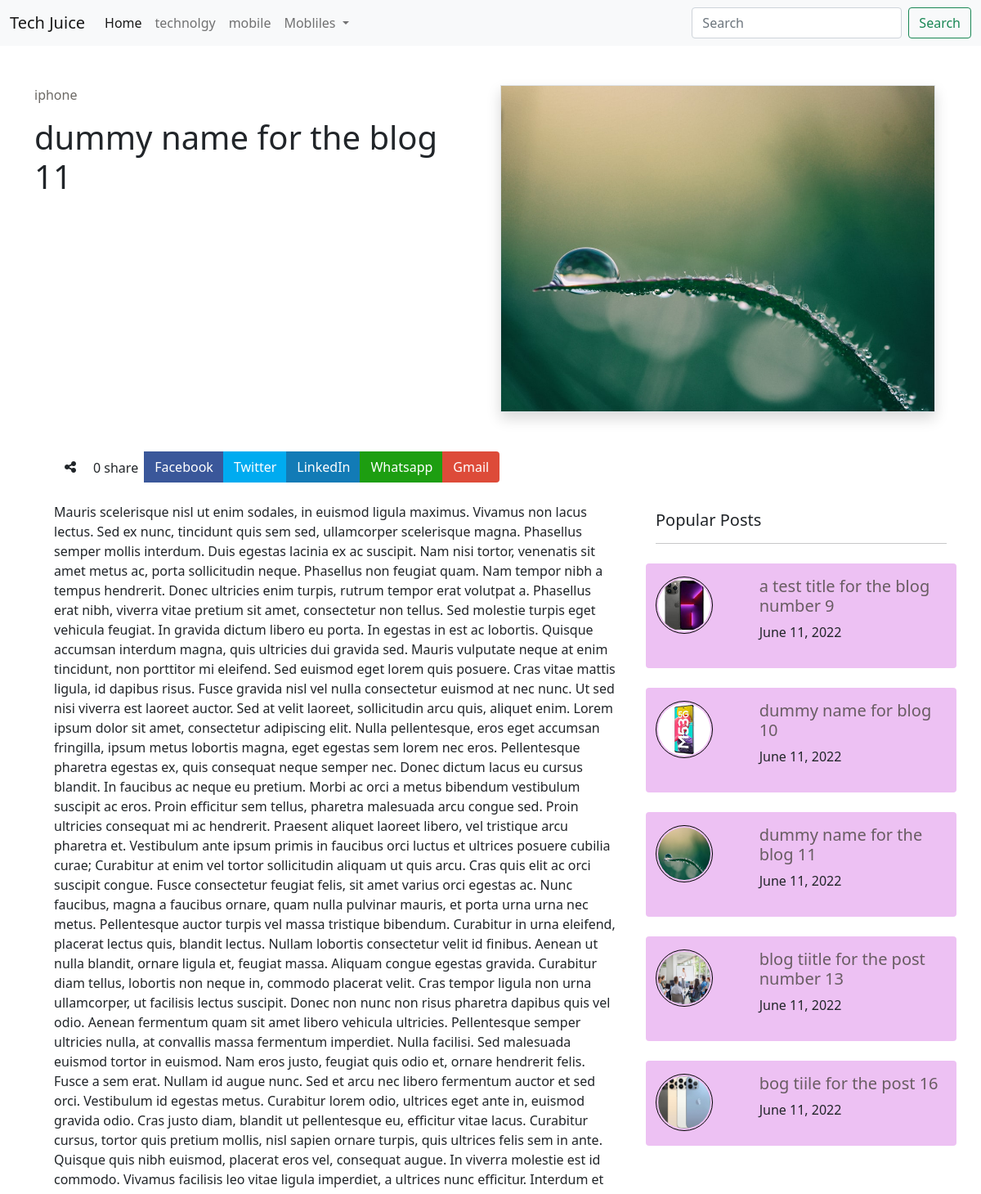
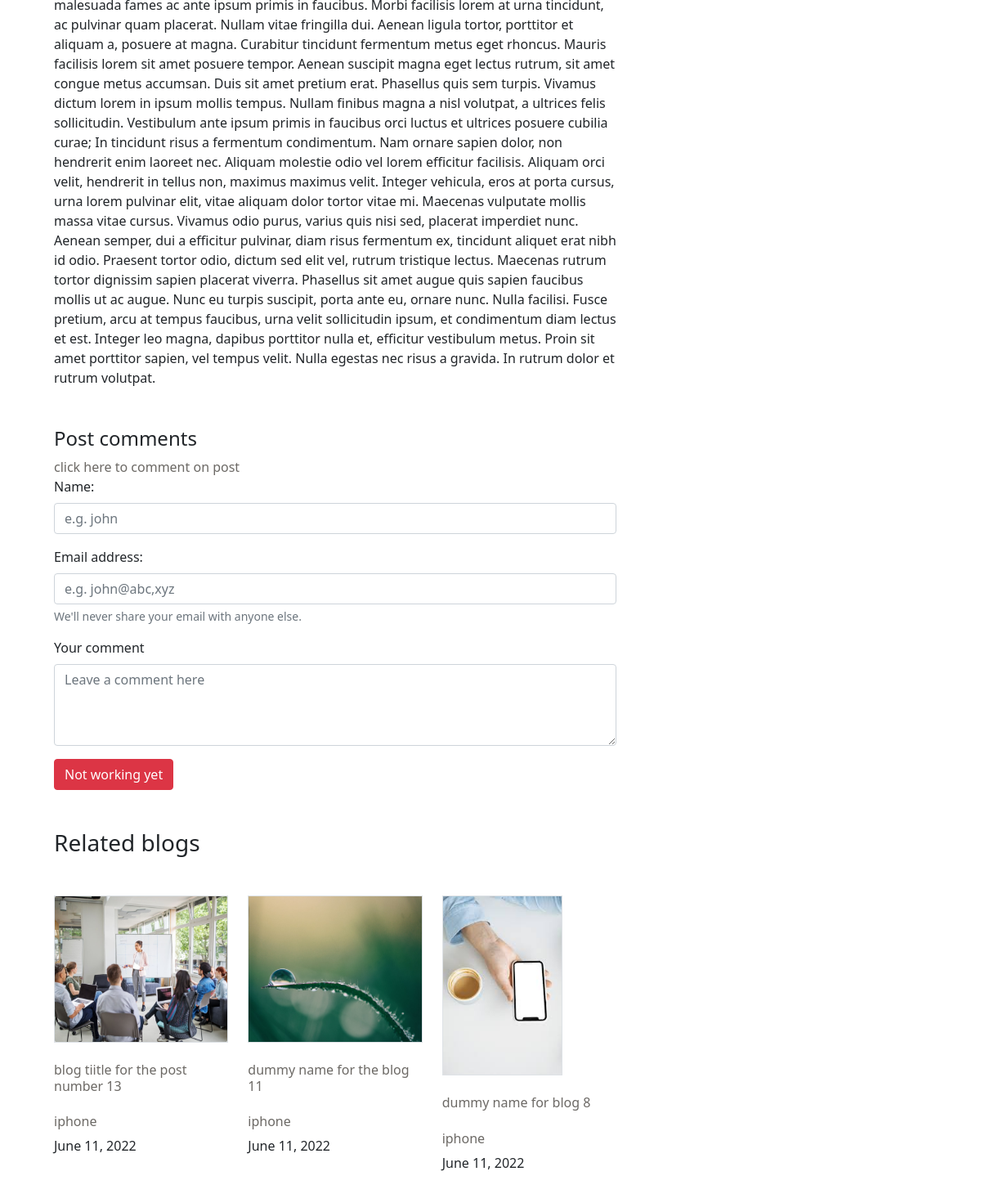
The page /blog/blogview/11 on the database its author committed (2 pictures, top to bottom).
### blog/models.py (models this page shows)
class post (models.Model):
    blog_id = models.AutoField(primary_key=True)
    blog_title = models.CharField(max_length = 100, default="")
    blog_desc = models.CharField(max_length = 10000, default="")
    blog_category = models.CharField(max_length=50,default="")
    pub_date = models.DateField(auto_now_add=True)
    blog_star = models.BooleanField(default=False)
    blog_featured = models.BooleanField(default=False)
    blog_imgs = models.ImageField()
    def __str__(self):
        return self.blog_title

### blog/views.py (the view)
# urls.py: path('blogview/<int:myid>',views.blogview,name='blogview'),
def blogview(request,myid):
    get_db_post = post.objects.all()
    star_id=[]
    for blog in get_db_post:
        if (blog.blog_star==True):
            star_id.append(blog.blog_id)
    first = post.objects.get(blog_id =star_id[-1])
    second = post.objects.get(blog_id =star_id[-2])
    third = post.objects.get(blog_id =star_id[-3])
    fourth = post.objects.get(blog_id =star_id[-4])
    fifth = post.objects.get(blog_id =star_id[-5])
    newblog = post.objects.get(blog_id = myid)
    blog_cat = newblog.blog_category
    same_cat_blogs = post.objects.filter(blog_category = blog_cat)
    cat_id= []
    for cat in same_cat_blogs:
        cat_id.append(cat.blog_id)
    s_cat1 = post.objects.get(blog_id=cat_id[-1])
    s_cat2 = post.objects.get(blog_id=cat_id[-2])
    s_cat3 = post.objects.get(blog_id=cat_id[-3])
    post_comment = comments.objects.filter(post_id = myid)
    dictionary = {
        'first':first,
        'second':second,
        'third':third,
        'fourth':fourth,
        'fifth':fifth,
        'singleBlog':newblog,
        's_cat1':s_cat1,
        's_cat2':s_cat2,
        's_cat3':s_cat3,
        'post_comments':post_comment,
    }
    return render(request,'blog/blogview.html',dictionary)

### blog/templates/blog/blogview.html (shortened to what this page needs)
{% extends 'blog/basic.html'%}
{% block body %}
<div class="container">
    <div class="row mt-5">
        <div class="col-md-6">
            <a href="../archive/{{singleBlog.blog_category}}" class="links onhoverup"><p>{{singleBlog.blog_category}}</p></a>
            <h1>{{singleBlog.blog_title}}</h1>
        </div>
        <div class="col-md-6">
            <img src="{{singleBlog.blog_imgs.url}}" class="border rouded shadow onhoverup border-secandary" style="max-height: 400px;" class="img-fluid" alt="">
        </div>
    </div>
</div>
{% endblock %}
            {%block content%}
            <div class="container">
                <div class="row">
                    <div class="col-12">
            <div class="btn-group" role="group" aria-label="Basic mixed styles example">
                <button type="button" class="btn" ><i class="fa-solid fa-share-nodes"></i></button>
                <span class="mx-2 mt-2">0 share</span>
                <button type="button" class="btn onhoverup" style="color: white; background-color: #3a579a;">Facebook</button>
                <button type="button" class="btn onhoverup " style="color: white; background-color: #00abf0;">Twitter</button>
                <button type="button" class="btn onhoverup " style="color: white; background-color: #127bb6 ;">LinkedIn</button>
                <button type="button" class="btn onhoverup " style="color: white; background-color: #1d9e11;">Whatsapp</button>
                <button type="button" class="btn onhoverup " style="color: white; background-color: #dd4b39;">Gmail</button>
              </div>
              <br><br>
            {{singleBlog.blog_desc}}
            </div>
            </div>
            <div class="row">
                <div class="col-12 my-5">
                    <h4> Post comments </h4>
                    <a href="#" class="links onhoverup">click here to comment on post</a>
            <form action="/postcomments" method="post">
                <div class="mb-3">
                  <label for="name" class="form-label">Name:</label>
                  <input type="text" class="form-control" placeholder="e.g. john" id="f_name" name="">
                </div>
                <div class="mb-3">
                  <label for="email" class="form-label">Email address:</label>
                  <input type="email" class="form-control" id="f_email" placeholder="e.g. john@abc,xyz" aria-describedby="emailHelp">
                  <div id="emailHelp" class="form-text">We'll never share your email with anyone else.</div>
                </div>
                <div class="mb-3">
                    <label for="comment" class="form-label">Your comment</label>
                    <textarea class="form-control" id="f_msg" placeholder="Leave a comment here" id="floatingTextarea2" style="height: 100px"></textarea>
                  </div>
                <button type="submit" class="btn btn-danger">Not working yet</button>
              </form>
                </div>
            </div>
            <div class="row">
              <div class="col-12">
                <h3 class="mb-5">Related blogs</h3>
              </div>
              <div class="col-md-4">
                <a href="{{s_cat1.blog_id}}" class="links">
                  <img src="{{s_cat1.blog_imgs.url}}" class="img-fluid border onhoverup border-secandary alt="" style="max-height: 220px; min-height:180px;"></a>
                <a href="{{s_cat1.blog_id}}" class="links"><h6 class="mt-4">{{s_cat1.blog_title}}</h6></a>
                <a href="../archive/{{s_cat1.blog_category}}" class="links"><h6 class="mt-4">{{s_cat1.blog_category}}</h6></a>
                <p>{{s_cat1.pub_date}}</p>
              </div>
              <div class="col-md-4">
                <a href="{{s_cat2.blog_id}}" class="links">
                  <img src="{{s_cat2.blog_imgs.url}}" class="img-fluid border onhoverup border-secandary alt="" style="max-height: 180px; min-height:180px;"></a>
                <a href="{{s_cat2.blog_id}}" class="links"><h6 class="mt-4">{{s_cat2.blog_title}}</h6></a>
                <a href="../archive/{{s_cat2.blog_category}}" class="links"><h6 class="mt-4">{{s_cat2.blog_category}}</h6></a>
                <p>{{s_cat1.pub_date}}</p>
              </div>
              <div class="col-md-4">
                <a href="{{s_cat3.blog_id}}" class="links">
                <img src="{{s_cat3.blog_imgs.url}}" class="img-fluid onhoverup border border-secandary alt="" style="max-height: 220px; min-height:180px;"></a>
                <a href="{{s_cat3.blog_id}}" class="links"><h6 class="mt-4">{{s_cat3.blog_title}}</h6></a>
                <a href="../archive/{{s_cat3.blog_category}}" class="links"><h6 class="mt-4">{{s_cat3.blog_category}}</h6></a>
                <p>{{s_cat1.pub_date}}</p>
              </div>
            </div>
</div>
            {%endblock%}

### blog/templates/blog/basic.html (shortened to what this page needs)
<!doctype html>
<html lang="en">
  <head>
    <link href="https://cdn.jsdelivr.net/npm/bootstrap@5.1.3/dist/css/bootstrap.min.css" rel="stylesheet">
    <link rel="stylesheet" href="https://cdnjs.cloudflare.com/ajax/libs/font-awesome/6.1.1/css/all.min.css" />
  </head>
  <body>
    <nav class="navbar navbar-expand-lg navbar-light bg-light">
      <div class="container-fluid">
        <a class="navbar-brand onhoverup" href="http://127.0.0.1:8000/blog/">Tech Juice</a>
        <div class="collapse navbar-collapse" id="navbarSupportedContent">
          <ul class="navbar-nav me-auto mb-2 mb-lg-0">
            <li class="nav-item">
              <a class="nav-link onhoverup active" aria-current="page" href="http://127.0.0.1:8000/blog/">Home</a>
            </li>
            <li class="nav-item">
              <a class="nav-link onhoverup" href="http://127.0.0.1:8000/blog/archive/tech">technolgy</a>
            </li>
            <li class="nav-item">
              <a class="nav-link onhoverup" href="http://127.0.0.1:8000/blog/archive/mobile">mobile</a>
            </li>
            <li class="nav-item dropdown">
              <a class="nav-link onhoverup dropdown-toggle" href="#" id="navbarDropdown" role="button" data-bs-toggle="dropdown" aria-expanded="false">
               Mobliles
              </a>
            </li>
          </ul>
          <form class="d-flex">
            <input class="form-control me-2" type="search" placeholder="Search" aria-label="Search">
            <button class="btn btn-outline-success onhoverup" type="submit">Search</button>
          </form>
        </div>
      </div>
    </nav>
    {%block body%}
    {%endblock%}
    <div class="container my-5">
      <div class="row">
        <div class="col-md-8">
          {%block content%}
          {%endblock%}
        </div>
        <div class="col-md-4">
          <h5 class="mt-5">Popular Posts</h5>
          <hr>
          <div class="row my-4 py-3 rounded" style="background-color: rgb(237, 193, 243);">
            <div class="col-4">
              <a href="blogview/{{fifth.blog_id}}" class="links">
                <img src="{{fifth.blog_imgs.url}}" class="img-fluid onhoverup" style="border: 1px solid black; padding: 2px; height:70px; width:70px; border-radius: 50%;" alt=""></a>
            </div>
            <div class="col-8">
              <a href="blogview/{{fifth.blog_id}}" class="links"><h5>{{fifth.blog_title}}</h5></a>
              <p>{{fifth.pub_date}}</p>
            </div>
          </div>
          <div class="row my-4 py-3 rounded" style="background-color: rgb(237, 193, 243);">
            <div class="col-4">
              <a href="blogview/{{fourth.blog_id}}" class="links">
                <img src="{{fourth.blog_imgs.url}}" class="img-fluid onhoverup" style="border: 1px solid black; padding: 2px; height:70px; width:70px; border-radius: 50%;" alt=""></a>
            </div>
            <div class="col-8">
              <a href="blogview/{{fourth.blog_id}}" class="links"><h5>{{fourth.blog_title}}</h5></a>
              <p>{{fourth.pub_date}}</p>
            </div>
          </div>
          <div class="row my-4 py-3 rounded" style="background-color: rgb(237, 193, 243);">
            <div class="col-4">
              <a href="blogview/{{third.blog_id}}" class="links">
                <img src="{{third.blog_imgs.url}}" class="img-fluid onhoverup" style="border: 1px solid black; padding: 2px; height:70px; width:70px; border-radius: 50%;" alt=""></a>
            </div>
            <div class="col-8">
              <a href="blogview/{{third.blog_id}}" class="links"><h5>{{third.blog_title}}</h5></a>
              <p>{{third.pub_date}}</p>
            </div>
          </div>
          <div class="row my-4 py-3 rounded" style="background-color: rgb(237, 193, 243);">
            <div class="col-4">
              <a href="blogview/{{second.blog_id}}" class="links ">
                <img src="{{second.blog_imgs.url}}" class="img-fluid onhoverup" style="border: 1px solid black; padding: 2px; height:70px; width:70px; border-radius: 50%;" alt=""></a>
            </div>
            <div class="col-8">
              <a href="blogview/{{second.blog_id}}" class="links "><h5>{{second.blog_title}}</h5></a>
              <p>{{second.pub_date}}</p>
            </div>
          </div>
          <div class="row my-4 py-3 rounded" style="background-color: rgb(237, 193, 243);">
            <div class="col-4">
              <a href="blogview/{{first.blog_id}}" class="links ">
                <img src="{{first.blog_imgs.url}}" class="img-fluid onhoverup" style="border: 1.5px solid black; padding: 2px; height:70px; width:70px; border-radius: 50%;" alt=""></a>
            </div>
            <div class="col-8">
              <a href="blogview/{{first.blog_id}}" class="links "><h5>{{first.blog_title}}</h5></a>
              <p>{{first.pub_date}}</p>
            </div>
          </div>
        </div>
      </div>
    </div>
  </body>
</html>

### blog/templates/blog/basic.html (style rules this page uses)
.links { text-decoration: none !important; color: rgba(70, 66, 61, 0.795) !important; cursor: pointer ; }
.onhoverup { position: relative; -webkit-transition: all .3s ease-out; transition: all .3s ease-out; }

### rows shown on the page
post: blog_category "iphone", blog_title "dummy name for the blog 11", blog_imgs (picture), blog_desc "Mauris scelerisque nisl ut enim sodales, in euismod ligula maximus. Vivamus non lacus lectus. Sed ex nunc, tincidunt quis sem sed, ullamcorper scelerisque magna. Phasellus semper mollis interdum. Duis egestas lacinia ex ac suscipit. Nam nisi tortor, venenatis sit amet metus ac, porta sollicitudin neque. Phasellus non feugiat quam. Nam tempor nibh a tempus hendrerit. Donec ultricies enim turpis, rutrum tempor erat volutpat a. Phasellus erat nibh, viverra vitae pretium sit amet, consectetur non tellus. Sed molestie turpis eget vehicula feugiat. In gravida dictum libero eu porta. In egestas in est ac lobortis. Quisque accumsan interdum magna, quis ultricies dui gravida sed. Mauris vulputate…", pub_date "June 11, 2022"
post: blog_imgs (picture), blog_title "blog tiitle for the post number 13", blog_category "iphone", pub_date "June 11, 2022"
post: blog_imgs (picture), blog_title "dummy name for blog 8", blog_category "iphone"
post: blog_imgs (picture), blog_title "a test title for the blog number 9", pub_date "June 11, 2022"
post: blog_imgs (picture), blog_title "dummy name for blog 10", pub_date "June 11, 2022"
post: blog_imgs (picture), blog_title "bog tiile for the post 16", pub_date "June 11, 2022"
